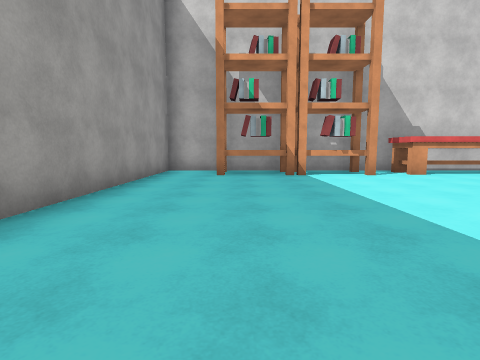
view 1 (above)

19 first-person views from a walk through a scene from a Unity 3-D project. The camera is 1.3 m above the floor, tilts 6° down and sees 80° across. Doors are open. The floor is counted in squares, 2 m on a side. Each view is taken from the middle of a square. On the plan, view 1 faces up. The plan holds only what a view shows up to about 9 squares ahead; the rest is blank. The place goes on beyond the plan. The player character is not drawn. Some animated figures are not drawn. Some surface patterns are stand-ins.

view 2
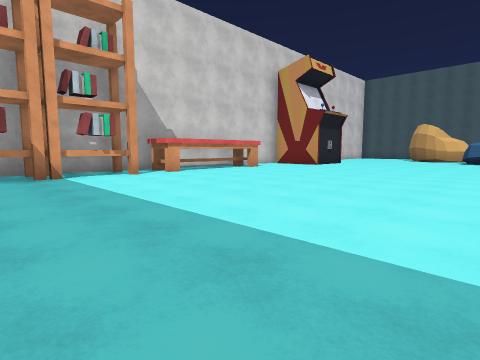

view 3
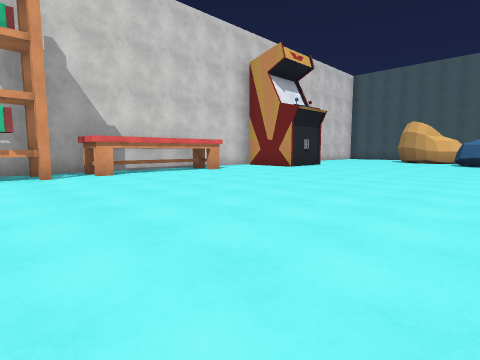

view 4
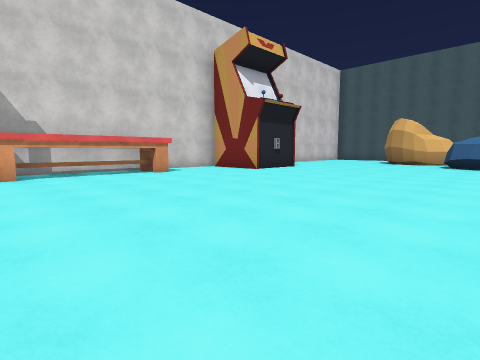

view 5
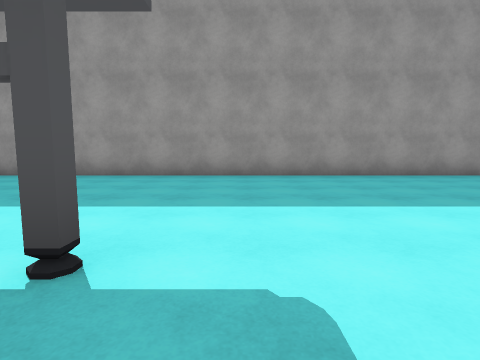

view 6
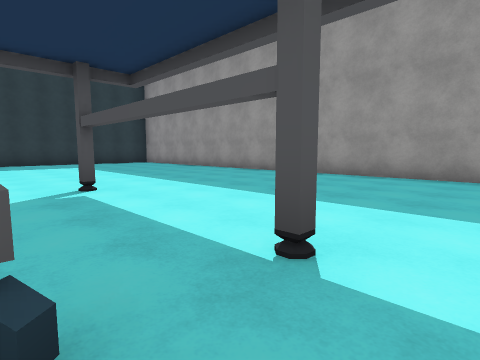

view 7
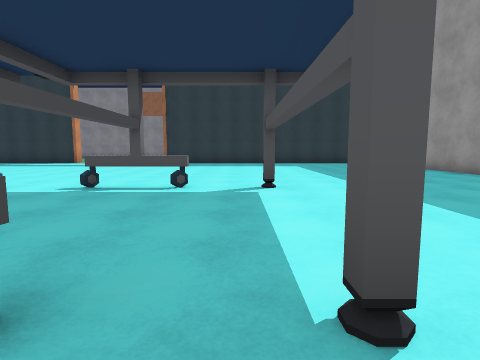

view 8
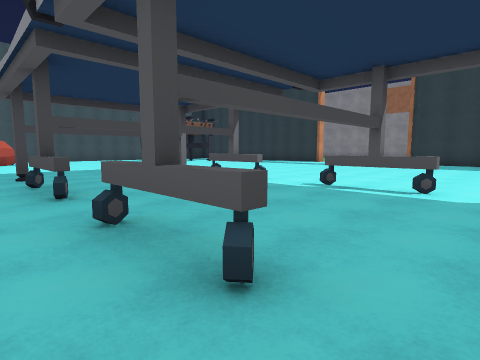

view 9
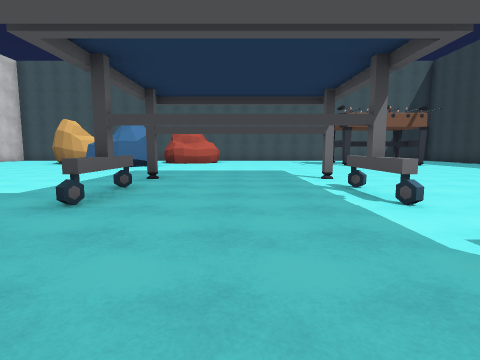

view 10
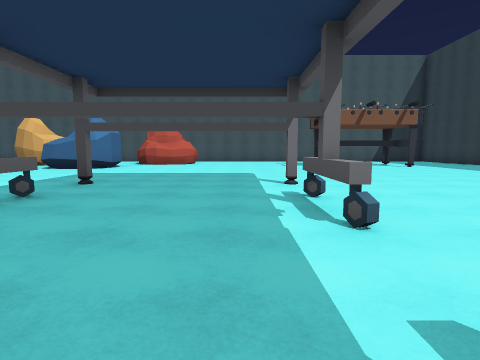

view 11
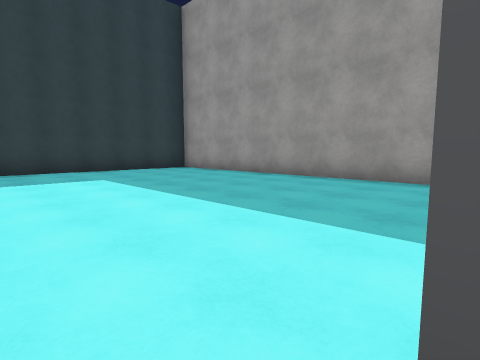

view 12
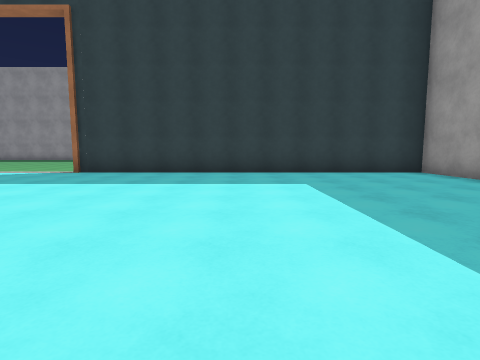

view 13
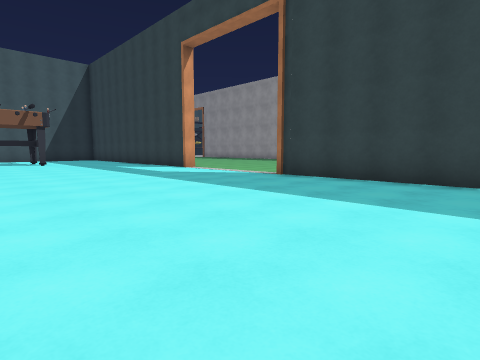

view 14
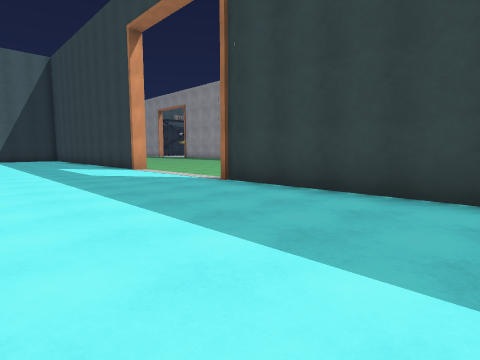

view 15
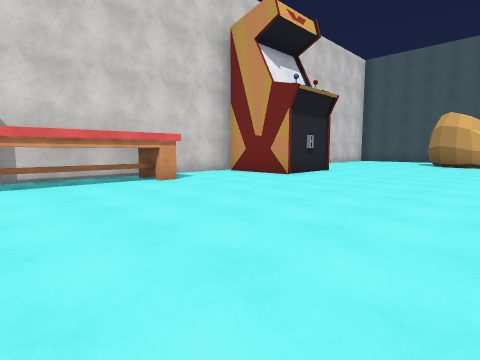

view 16
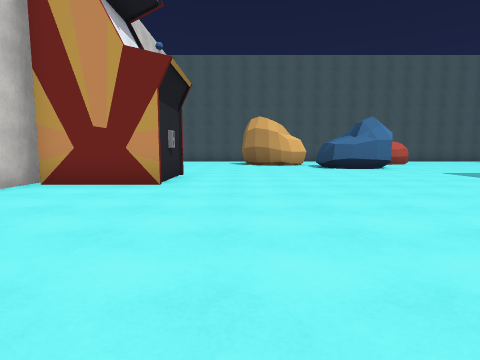

view 17
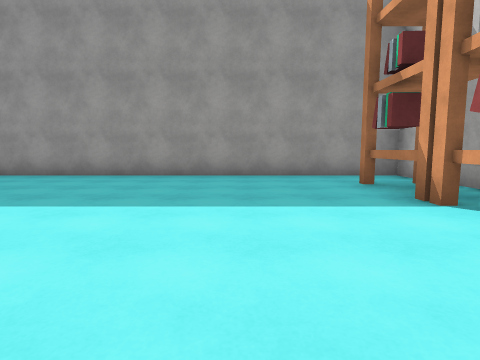

view 18
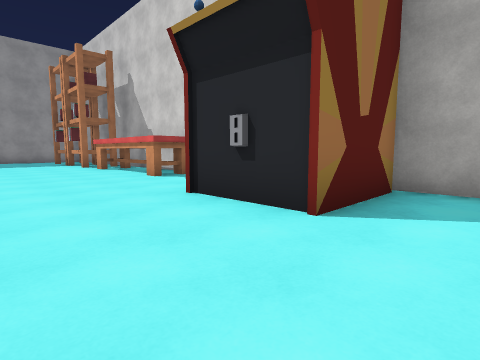

view 19
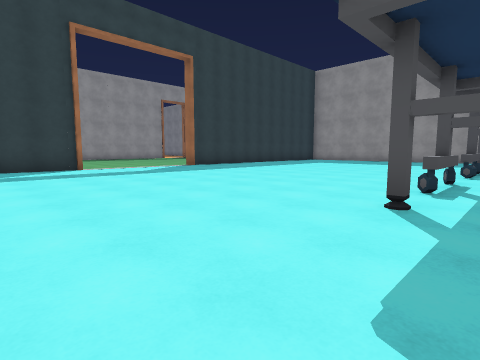

### Floor plan
Key: @ floor where view 1 was taken; # wall or solid block; . floor; = window, fence, low wall or low ledge; B bookshelf.
Columns run from 2 left of view 1 to 15 right of it. Each row starts with its distance up from view 1.
  9 ##################
  8 #.BBBB.====...##..
  7 #.............##..
  6 #.................
  5 #.................
  4 #.................
  3 #.................
  2 #.................
  1 #.................
  0 #.@...............
 -1 #.................
 -2 #....#.=#..#.#....
 -3 #.................
 -4 #.................
 -5 #.................
 -6 #....#.=#..#.#....
 -7 #.................
 -8 #.................
 -9 #.................
-10 #.................
-11 #.................
-12 #.................
-13 #................
-14 #................
-15 ##########....###

Positions as (right, up) in squares from view 1, and headings:
1: (0, 0), facing up
2: (0, 0), facing up-right
3: (2, 0), facing up-right
4: (4, 0), facing up-right
5: (5, -1), facing left
6: (5, -1), facing down-left
7: (4, -1), facing down
8: (4, -1), facing down-right
9: (5, -4), facing right
10: (6, -5), facing right
11: (4, -6), facing down-left
12: (3, -7), facing down
13: (3, -9), facing down-right
14: (3, -11), facing down-right
15: (5, 2), facing up-right
16: (6, 5), facing right
17: (5, 5), facing left
18: (15, 4), facing up-left
19: (15, -5), facing down-left
